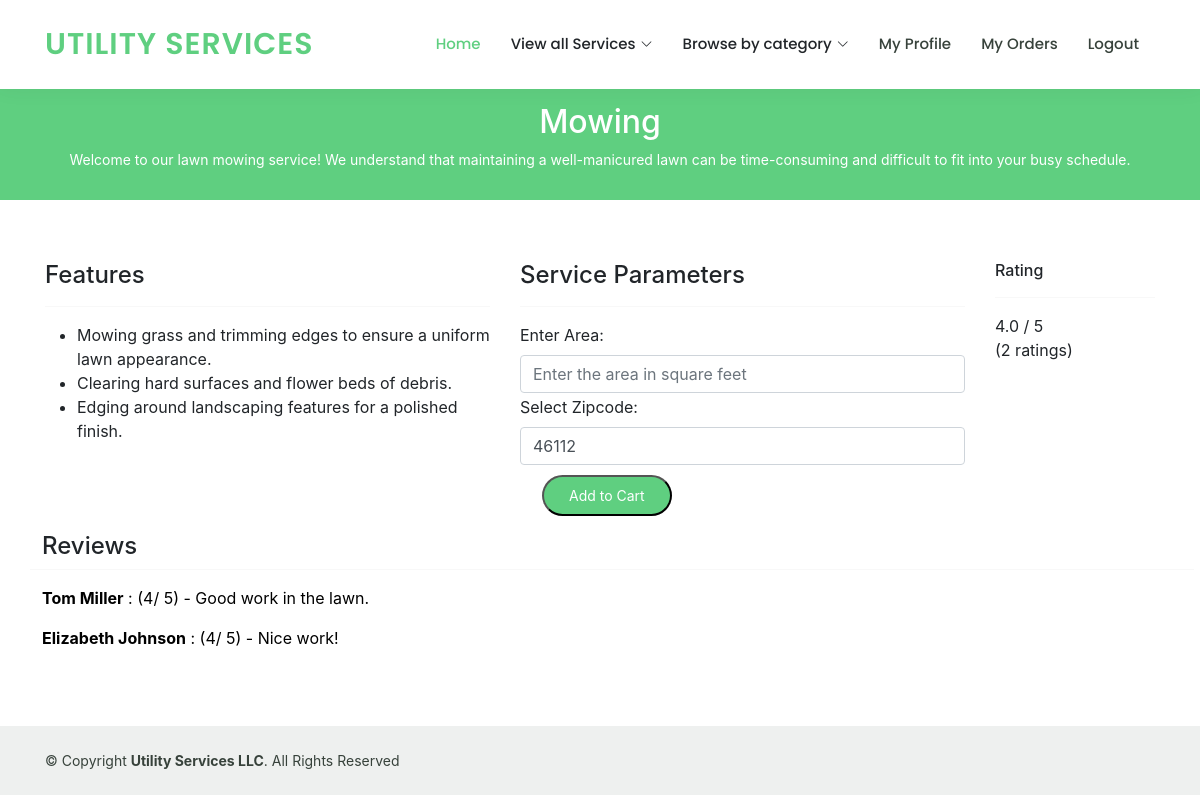
/code/ServiceDetails.php?source=1 (signed in), run on the app's committed database.
### tables this page shows
CREATE TABLE `Services` (
  `SerID` int(5) NOT NULL,
  `CatID` int(50) NOT NULL,
  `SerShortDesc` varchar(30) NOT NULL,
  `ServDesc` varchar(500) NOT NULL,
  `infeature1` varchar(500) NOT NULL,
  `infeature2` varchar(500) NOT NULL,
  `infeature3` varchar(500) NOT NULL,
  `cost` float(3,2) NOT NULL
);

CREATE TABLE `Reviews` (
  `ReviewID` int(5) NOT NULL,
  `OrderId` int(5) NOT NULL,
  `Review_Text` varchar(500) DEFAULT NULL,
  `Rating` decimal(10,0) NOT NULL
);

CREATE TABLE `Customer` (
  `CusID` int(11) NOT NULL,
  `CName` varchar(50) NOT NULL,
  `Address_1` varchar(100) NOT NULL,
  `Address_2` varchar(100) DEFAULT NULL,
  `CContact` bigint(20) NOT NULL,
  `CEmail` varchar(50) NOT NULL,
  `CUName` varchar(20) NOT NULL,
  `CPass` varchar(50) NOT NULL,
  `CZipCode` int(11) NOT NULL
);

### code/ServiceDetails.php (the view, shortened to what this page needs)
<?php
if($_SESSION["CID"] == ''){
	$html = "<html><body>Please login.</body></html>";
}
else{
    $SerID = explode('=', $_SERVER['REQUEST_URI'])[1];
$html ="<html>
	<head>
		<link href='css/animate.css/animate.min.css' rel='stylesheet'>
		<link href='css/aos/aos.css' rel='stylesheet'>
		<link href='css/bootstrap/css/bootstrap.min.css' rel='stylesheet'>
		<link href='css/bootstrap-icons/bootstrap-icons.css' rel='stylesheet'>
		<link href='css/boxicons/css/boxicons.min.css' rel='stylesheet'>
		<link href='css/remixicon/remixicon.css' rel='stylesheet'>
		<link href='css/swiper/swiper-bundle.min.css' rel='stylesheet'>
		<link href='css/style.css' rel='stylesheet'>
		<link rel='stylesheet' href='Styles.css'>
		<link rel='stylesheet' href='https://maxcdn.bootstrapcdn.com/bootstrap/4.0.0/css/bootstrap.min.css'>
	</head>
	<body>
  <header id='header' class='fixed-top'>
    <div class='container d-flex align-items-center'>
      <h1 class='logo me-auto'><a href='Home.php'>Utility Services</a></h1>
      <nav id='navbar' class='navbar order-last order-lg-0'>
        <ul>
          <li><a class='active' href='Home.php'>Home</a></li>
          <li class='dropdown'><a ><span>View all Services</span> <i class='bi bi-chevron-down'></i></a>
          </li>
	  <li class='dropdown'><a ><span>Browse by category</span> <i class='bi bi-chevron-down'></i></a>
          </li>
          <li><a href='EditProfile.php'>My Profile</a></li>
          <li><a href='CAllOrder.php'>My Orders</a></li>
          <li><a href='logout.php'>Logout</a></li>
        </ul>
      </nav>
    </div>
  </header>
<main id='main'>
    <div class='breadcrumbs' data-aos='fade-in'>
      <div class='container'>
";
    $sql1 = "SELECT SerShortDesc as SerName ,ServDesc  FROM Services WHERE SerID = ".$SerID;
    $result1 = mysqli_query($conn, $sql1);
    if (mysqli_num_rows($result1) > 0) {
        while ($row = mysqli_fetch_assoc($result1)) {
            $html .= "<h2>".$row['SerName']."</h2>
       		 <p>".$row['ServDesc']."</p>";
        }
    } else {
        $html .= "<h2>Unspecified Service</h2>
        <p>Service does not exist.</p>  ";  }
    $html .= " </div>
    </div>
    <section id='about' class='about'>
      <div class='container' data-aos='fade-up'>
        <div class='row'>
	  <div class='col-lg-10'>
			</div>
				<div class='col-md-5'>
					<h4 class='bold_font'>Features</h4>
					<hr class='hr hr-blurry'>
					<ul>
					";
    $sql3 = "SELECT infeature1, infeature2, infeature3 FROM Services WHERE SerID = " . $SerID;
    $result3 = mysqli_query($conn, $sql3);
    if (mysqli_num_rows($result3) > 0) {
        while ($row = mysqli_fetch_assoc($result3)) {
            if (!empty($row['infeature1'])) {
                $html .= "<li>" . $row['infeature1'] . "</li>";
            }
            if (!empty($row['infeature2'])) {
                $html .= "<li>" . $row['infeature2'] . "</li>";
            }
            if (!empty($row['infeature3'])) {
                $html .= "<li>" . $row['infeature3'] . "</li>";
            }
        }
    } else {
        $html .= "<p>No features found for this service.</p>";
    }
    $html .= "
		</ul>
	</div>";
$html .="<div class='col-md-5'>
<h4 class='bold_font'>Service Parameters</h4>
<hr class='hr hr-blurry'>
<form action='cart.php' method='post'>
<label for='area'>Enter Area:</label>
<input type='number' class='form-control' id='area' name='area' placeholder='Enter the area in square feet' required>
<p id='est_cost' class='est_cost'></p><br>
<label for='zip'>Select Zipcode:</label>
<select class='form-control' name='vendor_zip_code' id='vendor_zip_select' required>
<option value='' disabled selected>Select Zipcode</option>";
$sql4 = "SELECT DISTINCT ZipServed, cost FROM Vendor INNER JOIN ServiceVendor ON Vendor.VenID = ServiceVendor.VenID INNER JOIN Services ON ServiceVendor.SerID = Services.SerID WHERE ServiceVendor.SerID=". $SerID;
$result4 = mysqli_query($conn, $sql4);
if (mysqli_num_rows($result4) > 0) {
    while ($row = mysqli_fetch_assoc($result4)) {
        $cost = $row['cost'];
	$sql_1 = "SELECT CZipCode FROM Customer where CusID =".$_SESSION["CID"];;
	$result_1 = mysqli_query($conn, $sql_1);
	 while ($row1 = mysqli_fetch_assoc($result_1)) {
        $html .= "<option value='" . $row['ZipServed'] . "' "; if ($row1['CZipCode'] == $row['ZipServed']){ $html .= " selected ";} $html .=" >" . $row['ZipServed'] . "</option>";
	    }
	}
} else {
    $html .= "<option value=''>No vendors found for this service.</option>";
}
$html .= "</select>
<br>
<input type='hidden' name='service_id' value='" . $SerID . "'>
<input type='hidden' name='vendor_zip' id='vendor_zip_input' value=''>
<input type='hidden' name='cost' value='" . $cost . "'>
<br><br><button type='submit' class ='get-started-btn' onclick='setFormValues()'>Add to Cart</button>
</form>
</div>";
$html .= "<div class='col-md-2'>
	<h6 class='bold_font'>Rating</h6>
	<hr class='hr hr-blurry'>";
$sql5 = "SELECT COUNT(*) AS numRating, AVG(Rating) AS avgRating FROM Reviews R INNER JOIN Orders O ON R.OrderId = O.OrderID WHERE O.SerID = " . $SerID;
    $result5 = mysqli_query($conn, $sql5);
    if (mysqli_num_rows($result5) > 0) {
        while ($row = mysqli_fetch_assoc($result5)) {
	     $avgRating= $row['avgRating'];
	     $numRating= $row['numRating'];
        }
    } else {
        $html .= "<h2>No Ratings for this service</h2>";
     }
$html .= "<div class='rating-number'>" . number_format($avgRating, 1) . " / 5</div>";
$html .= "<div class='rating-count'>(" . $numRating . " ratings)</div>";
$html .= "</div>";
$html .= " <h4 class='bold_font'>Reviews</h4>
    <hr class='hr hr-blurry'>";
$sql7 = "SELECT C.CName,Rating, Review_Text FROM Reviews R INNER JOIN Orders O ON R.OrderId = O.OrderID INNER JOIN Customer C ON O.CusID = C.CusID WHERE O.SerID =" . $SerID . " LIMIT 5";
$result7 = mysqli_query($conn, $sql7);
if (mysqli_num_rows($result7) > 0) {
    while ($row = mysqli_fetch_assoc($result7)) {
        $html .= "<div class='review'>";
        $html .= "<p><strong>" . $row['CName'] . "</strong> : (" . $row['Rating'] . "/ 5) - " . $row['Review_Text'] . "</p>";
        $html .= "</div>";
    }
} else {
    $html .= "<p>No reviews found for this service.</p>";
}
$html .= "</div>";
$html .= "<script>
    var cost = " . $cost . ";
    var est_cost = 0;
    var area_input = document.getElementById('area');
    var est_cost_output = document.getElementById('est_cost');
    var vendor_zip_select = document.getElementById('vendor_zip_select');
    var vendor_zip_input = document.getElementById('vendor_zip_input');
function calculateEstCost() {
    if (area_input.value && !isNaN(area_input.value)) {
        est_cost = cost * area_input.value;
        est_cost_output.innerHTML = 'Estimated Cost of Service: $' + est_cost.toFixed(2);
    }
}
area_input.addEventListener('input', calculateEstCost);
function setFormValues() {
    var selectedOption = vendor_zip_select.options[vendor_zip_select.selectedIndex];
    // Set the value of the hidden input field for selected ZipServed
    vendor_zip_input.value = selectedOption.value;
}
</script>
</div>
</div>
</section>
</main>
  <div id='preloader'></div>
  <a href='#' class='back-to-top d-flex align-items-center justify-content-center'><i class='bi bi-arrow-up-short'></i></a>
  <script src='js/purecounter/purecounter_vanilla.js'></script>
  <script src='js/aos/aos.js'></script>
  <script src='js/bootstrap/js/bootstrap.bundle.min.js'></script>
  <script src='js/swiper/swiper-bundle.min.js'></script>
  <script src='js/php-email-form/validate.js'></script>
  <script src='js/main.js'></script>
  <footer id='footer'>
   <div class='container d-md-flex py-4'>
      <div class='me-md-auto text-center text-md-start'>
        <div class='copyright'>
          &copy; Copyright <strong><span>Utility Services LLC</span></strong>. All Rights Reserved
        </div>
      </div>
    </div>
  </footer>
</body>
</html>";
}
echo $html;
?>

### code/css/style.css (style rules this page uses)
body { font-family: "Open Sans", sans-serif; color: #444444; }
a { color: #5fcf80; text-decoration: none; }
h1, h2, h3, h4, h5, h6 { font-family: "Raleway", sans-serif; }
#header { background: #fff; transition: all 0.5s; z-index: 997; padding: 15px 0; box-shadow: 0px 0 18px rgba(55, 66, 59, 0.08); }
#header .logo { font-size: 30px; margin: 0; padding: 0; line-height: 1; font-weight: 600; letter-spacing: 1px; text-transform: uppercase; font-family: "Poppins", sans-serif; }
#header .logo a { color: #5fcf80; }
.get-started-btn { margin-left: 22px; background: #5fcf80; color: #fff; border-radius: 50px; padding: 8px 25px; white-space: nowrap; transition: 0.3s; font-size: 14px; display: inline-block; }
.navbar { padding: 0; }
.navbar ul { margin: 0; padding: 0; display: flex; list-style: none; align-items: center; }
.navbar li { position: relative; }
.navbar a, .navbar a:focus { display: flex; align-items: center; justify-content: space-between; padding: 10px 0 10px 30px; font-family: "Poppins", sans-serif; font-size: 15px; font-weight: 500; color: #37423b; white-space: nowrap; transition: 0.3s; }
.navbar a i, .navbar a:focus i { font-size: 12px; line-height: 0; margin-left: 5px; }
.navbar a:hover, .navbar .active, .navbar .active:focus, .navbar li:hover>a { color: #5fcf80; }
section { padding: 60px 0; overflow: hidden; }
.breadcrumbs { margin-top: 73px; text-align: center; background: #5fcf80; padding: 30px 0; color: #fff; }
.breadcrumbs h2 { font-size: 32px; font-weight: 500; }
.breadcrumbs p { font-size: 14px; margin-bottom: 0; color: white; }
#footer { color: #37423b; font-size: 14px; background: #eef0ef; }
.form-control { float: left; }

### code/Styles.css (style rules this page uses)
p { color: black; }

### data on the page
services: SerShortDesc "Mowing", ServDesc "Welcome to our lawn mowing service! We understand that maintaining a well-manicured lawn can be time-consuming and difficult to fit into your busy schedule.", infeature1 "Mowing grass and trimming edges to ensure a uniform lawn appearance.", infeature2 "Clearing hard surfaces and flower beds of debris.", infeature3 "Edging around landscaping features for a polished finish."
reviews: customer.CName "Tom Miller", Rating "4", Review_Text "Good work in the lawn."
reviews: customer.CName "Elizabeth Johnson", Rating "4", Review_Text "Nice work!"

### other printed values
$avgRating "4.0"
$numRating "2"
form field vendor_zip_code "46112"
